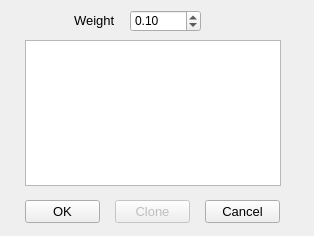
<?xml version="1.0" encoding="UTF-8"?>
<ui version="4.0">
 <class>Weight_Dialog</class>
 <widget class="QDialog" name="Weight_Dialog">
  <property name="geometry">
   <rect>
    <x>0</x>
    <y>0</y>
    <width>314</width>
    <height>236</height>
   </rect>
  </property>
  <property name="sizePolicy">
   <sizepolicy hsizetype="Fixed" vsizetype="Fixed">
    <horstretch>0</horstretch>
    <verstretch>0</verstretch>
   </sizepolicy>
  </property>
  <property name="minimumSize">
   <size>
    <width>314</width>
    <height>236</height>
   </size>
  </property>
  <property name="maximumSize">
   <size>
    <width>314</width>
    <height>236</height>
   </size>
  </property>
  <property name="windowTitle">
   <string>Weight selection</string>
  </property>
  <widget class="QLabel" name="label">
   <property name="geometry">
    <rect>
     <x>74</x>
     <y>10</y>
     <width>61</width>
     <height>20</height>
    </rect>
   </property>
   <property name="font">
    <font>
     <pointsize>10</pointsize>
    </font>
   </property>
   <property name="text">
    <string>Weight</string>
   </property>
   <property name="alignment">
    <set>Qt::AlignLeading|Qt::AlignLeft|Qt::AlignVCenter</set>
   </property>
  </widget>
  <widget class="QPushButton" name="_102">
   <property name="enabled">
    <bool>false</bool>
   </property>
   <property name="geometry">
    <rect>
     <x>115</x>
     <y>200</y>
     <width>75</width>
     <height>23</height>
    </rect>
   </property>
   <property name="font">
    <font>
     <pointsize>10</pointsize>
    </font>
   </property>
   <property name="text">
    <string>Clone</string>
   </property>
  </widget>
  <widget class="QPushButton" name="_1">
   <property name="geometry">
    <rect>
     <x>25</x>
     <y>200</y>
     <width>75</width>
     <height>23</height>
    </rect>
   </property>
   <property name="font">
    <font>
     <pointsize>10</pointsize>
    </font>
   </property>
   <property name="text">
    <string>OK</string>
   </property>
  </widget>
  <widget class="QPushButton" name="_2">
   <property name="geometry">
    <rect>
     <x>205</x>
     <y>200</y>
     <width>75</width>
     <height>23</height>
    </rect>
   </property>
   <property name="font">
    <font>
     <pointsize>10</pointsize>
    </font>
   </property>
   <property name="text">
    <string>Cancel</string>
   </property>
  </widget>
  <widget class="WeightSpinBox" name="_100">
   <property name="geometry">
    <rect>
     <x>130</x>
     <y>10</y>
     <width>71</width>
     <height>22</height>
    </rect>
   </property>
   <property name="wrapping">
    <bool>true</bool>
   </property>
   <property name="buttonSymbols">
    <enum>QAbstractSpinBox::UpDownArrows</enum>
   </property>
   <property name="maximum">
    <double>3.000000000000000</double>
   </property>
   <property name="singleStep">
    <double>0.100000000000000</double>
   </property>
   <property name="value">
    <double>0.100000000000000</double>
   </property>
  </widget>
  <widget class="QListView" name="_101">
   <property name="geometry">
    <rect>
     <x>25</x>
     <y>40</y>
     <width>256</width>
     <height>146</height>
    </rect>
   </property>
   <property name="horizontalScrollBarPolicy">
    <enum>Qt::ScrollBarAlwaysOff</enum>
   </property>
   <property name="autoScroll">
    <bool>true</bool>
   </property>
   <property name="autoScrollMargin">
    <number>10</number>
   </property>
   <property name="editTriggers">
    <set>QAbstractItemView::NoEditTriggers</set>
   </property>
   <property name="tabKeyNavigation">
    <bool>true</bool>
   </property>
   <property name="showDropIndicator" stdset="0">
    <bool>false</bool>
   </property>
   <property name="gridSize">
    <size>
     <width>0</width>
     <height>20</height>
    </size>
   </property>
   <property name="uniformItemSizes">
    <bool>true</bool>
   </property>
   <property name="selectionRectVisible">
    <bool>true</bool>
   </property>
  </widget>
 </widget>
 <customwidgets>
  <customwidget>
   <class>WeightSpinBox</class>
   <extends>QDoubleSpinBox</extends>
   <header>../RealCADQt/source/weightspinbox.h</header>
  </customwidget>
 </customwidgets>
 <resources/>
 <connections/>
</ui>
